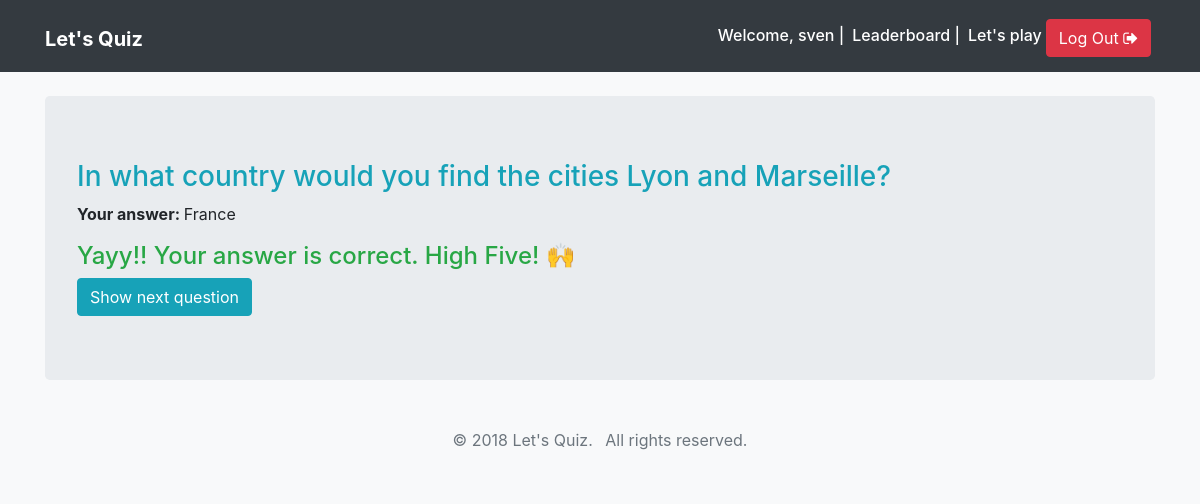
Screenshot of /submission-result/3/ (signed in) with the database file from the repository.
### quiz/models.py (models this page shows, shortened)
class AttemptedQuestion(TimeStampedModel):
    question = models.ForeignKey(Question, on_delete=models.CASCADE)
    quiz_profile = models.ForeignKey(QuizProfile, on_delete=models.CASCADE, related_name='attempts')
    selected_choice = models.ForeignKey(Choice, on_delete=models.CASCADE, null=True)
    is_correct = models.BooleanField(_('Was this attempt correct?'), default=False, null=False)
    marks_obtained = models.DecimalField(_('Marks Obtained'), default=0, decimal_places=2, max_digits=6)

class Question(TimeStampedModel):
    ALLOWED_NUMBER_OF_CORRECT_CHOICES = 1
    html = models.TextField(_('Question Text'))
    is_published = models.BooleanField(_('Has been published?'), default=False, null=False)
    maximum_marks = models.DecimalField(_('Maximum Marks'), default=4, decimal_places=2, max_digits=6)

class Choice(TimeStampedModel):
    MAX_CHOICES_COUNT = 4
    question = models.ForeignKey(Question, related_name='choices', on_delete=models.CASCADE)
    is_correct = models.BooleanField(_('Is this answer correct?'), default=False, null=False)
    html = models.TextField(_('Choice Text'))

### quiz/views.py (the view)
# urls.py: url(r'^submission-result/(?P<attempted_question_pk>\d+)/', views.submission_result, name='submission_result'),
@login_required()
def submission_result(request, attempted_question_pk):
    attempted_question = get_object_or_404(AttemptedQuestion, pk=attempted_question_pk)
    context = {
        'attempted_question': attempted_question,
    }
    return render(request, 'quiz/submission_result.html', context=context)

### templates/quiz/submission_result.html (shortened to what this page needs)
{% extends 'base.html' %}
{% block content %}
<div class="container">
	<div class="jumbotron my-4">
	   	<h3 class="text-info">{{ attempted_question.question.html|safe }}</h3>
		<p>
		    <strong>Your answer: </strong>
		    {{ attempted_question.selected_choice.html|safe }}
		</p>
		{% if attempted_question.selected_choice.is_correct %}
		<h4 class="text-success">Yayy!! Your answer is correct. High Five! 🙌</h4>
		{% else %}
		<h4 class="text-danger">Your answer is incorrect 😟</h4>
		{% endif %}
		<a class="btn btn-info" href="{% url 'quiz:play' %}">Show next question</a>
	</div>
</div>
{% endblock content %}

### templates/base.html (shortened to what this page needs)
{% load static %}
<!doctype html>
<html lang="en">
<head>
    <link rel="stylesheet" href="https://maxcdn.bootstrapcdn.com/bootstrap/4.0.0-beta.2/css/bootstrap.min.css">
    <link rel="stylesheet" href="https://maxcdn.bootstrapcdn.com/font-awesome/4.7.0/css/font-awesome.min.css">
    <link rel="stylesheet" href="https://maxcdn.bootstrapcdn.com/font-awesome/4.7.0/css/font-awesome.min.css">
    <link rel="stylesheet" href="{% static 'css/main.css' %}">
</head>
<body class="bg-light">
    <nav class="navbar navbar-expand-md navbar-dark bg-dark">
        <div class="container">
            <h1><a href="{% url 'quiz:home' %}" class="navbar-brand">
            <strong>Let's Quiz</strong></a></h1>
            <div class="collapse navbar-collapse justify-content-end " id="navbar">
                {% if not request.user.is_active %}
                <a href="{% url 'quiz:leaderboard' %}" class="btn btn-info mt-1 mx-1">Leaderboard</a>
                <a href="{% url 'quiz:login' %}" class="btn btn-info mt-1"><i class="fa fa-sign-in" aria-hidden="true"></i> Log In</a>
                {% else %}
                <h6 class="text-white mt-2 mr-2">Welcome, {{ request.user.username }} | </h6>
                <h6 class="text-white mt-2 mr-2"><a href="{% url 'quiz:leaderboard' %}" class="text-white">Leaderboard</a> |</h6>
                <h6 class="mt-2"><a href="{% url 'quiz:play' %}" class="text-white">Let's play</a></h6>
                <a href="{% url 'quiz:logout' %}" class="btn btn-danger mt-1 mx-1">Log Out <i class="fa fa-sign-out" aria-hidden="true"></i></a>
                {% endif %}
            </div>
        </div>
    </nav>
    {% block content %}
    {% endblock content %}
    <footer class="bg-light text-muted py-0">
        <div class="container py-4">
            <ul class="list-inline mb-0 text-center">
                <li class="list-inline-item">&copy; 2018 Let's Quiz.</li>
                <li class="list-inline-item">All rights reserved.</li>
            </ul>
        </div>
    </footer>
</body>
</html>

### rows the page displays
AttemptedQuestion: question.html "In what country would you find the cities Lyon and Marseille?", selected_choice.html "France"

### other values shown
{{ request.user.username }} "sven"
